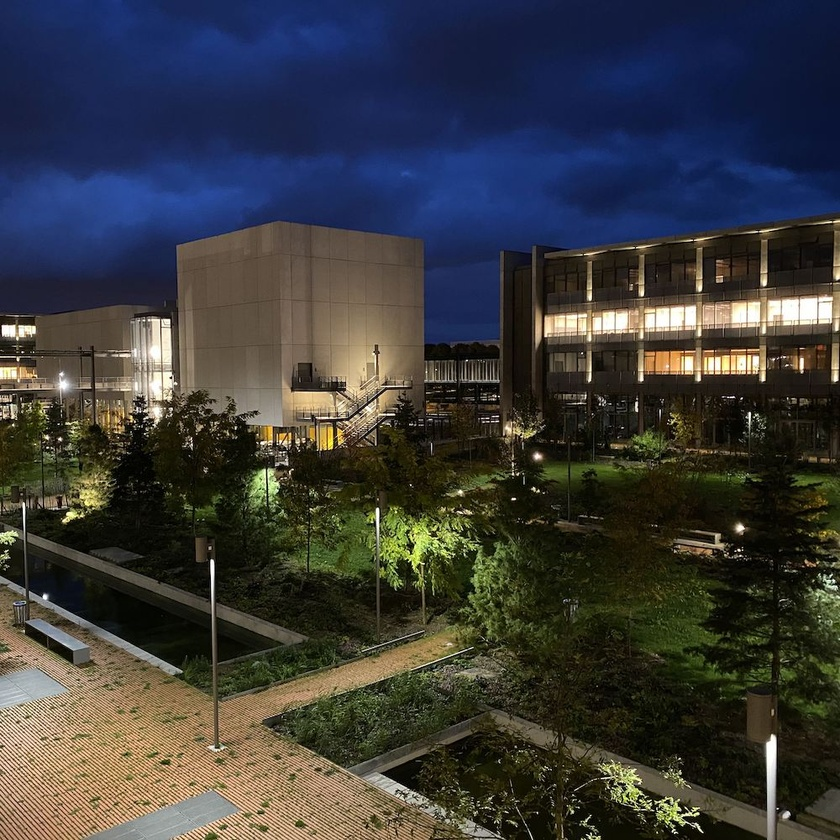
#> input picture submissions/jardin.jpg, 840 x 840 px, shrunk from 1000 x 1000 before the run
$ jupyter execute Chap2_Algebre.ipynb
#> lines starting #> are read from the running program, lines starting #| are printed output that depends on the picture
# Algèbre

## Prérequis et notations

### Notations

On note en minuscule souligné les vecteurs, en calligraphié les
opérateurs linéaires. On note en gras les grandeurs exprimées dans une
base : en majuscule les matrices, en minuscule les vecteurs.
${\mathbf{A}}$ est la matrice de coefficients $(a_{ij})$.
${\mathbf{A}}$ est la représentation de $\mathcal{A}$ dans
une base (sauf précision contraire, la base canonique) tout comme
${\mathbf{v}}$ est la représentation du vecteur
${\underline{v}}$, ses composantes sont les $(v_i)$. On
passera implicitement d'une famille de vecteurs colonnes
$({\mathbf{a}}_i)$ à une matrice :
${\mathbf{A}}=[{\mathbf{a}}_1,\ldots{\mathbf{a}}_n]$.

Par défaut l'espace vectoriel ${\mathbb{E}}$ sur le corps
$\mathbb{K}$ (en pratique ce sera ${\mathbb{R}}$ ou ${\mathbb{C}}$)
est de dimension $n$, les matrices sont de dimension $m\times n$ ($m$
lignes, $n$ colonnes). Les bornes des indices sont omises quand il n'y a
pas de risque de confusion. Les vecteurs $({\mathbf{e}}_i)$
forment la base orthonormale canonique ($e_{ij}=\delta_{ij}$ symbole de
Kronecker).

En général, les propriétés sont énoncées dans ${\mathbb{C}}$
et il est précisé si elles restent valables dans
${\mathbb{R}}$.

Certains des rappels présentés ici seront mis en oeuvre sur la base de quelques exemples.

### Rappels d'algèbre linéaire

Les notions suivantes sont supposées connues (rien de bien compliqué !) :

-   espace vectoriel ${\mathbb{E}}$

-   sous-espaces vectoriels, sommes directes, sous-espaces
    supplémentaires,

-   famille libre, liée, génératrice, base, sous-espace engendré
    (${\operatorname{vect}}$).

-   dimension finie, théorème de la base incomplète *(En algèbre linéaire, le théorème de la base incomplète affirme que, dans un espace vectoriel ${\mathbb{E}}$, toute famille libre de vecteurs peut être complétée en une famille libre et génératrice de ${\mathbb{E}}$ (c'est-à-dire une base de ${\mathbb{E}}$) ; et que de toute famille génératrice de E, on peut extraire une sous-famille libre et génératrice. En particulier, ce théorème affirme que tout espace vectoriel E admet une base).*

-   application linéaire, image, rang, noyau, endo/iso/automorphisme,

-   théorème du rang $\mathcal{A}:{\mathbb{E}}\to\mathbb{F}$,
    $\operatorname{rg}(\mathcal{A})+\dim(\operatorname{ker}(\mathcal{A}))=\dim({\mathbb{E}})$

-   matrice, opérations de base, décomposition en blocs.

> Une matrice ${\mathbf{A}}$ est la représentation d'une
> application linéaire $\mathcal{A}$ dans des bases des espaces de
> départ et d'arrivée données. Le produit
> ${\mathbf{A}}{\mathbf{v}}$ est la
> représentation du vecteur
> $\mathcal{A}({\underline{v}})$ dans la base d'arrivée.
> D'un point de vue pratique, il est utile d'interpréter ce produit
> comme une combinaison linéaire des colonnes de
> ${\mathbf{A}}$ :
> ${\mathbf{w}}={\mathbf{A}}{\mathbf{v}} = \sum_j {\mathbf{a}}_{j}v_j$.
> De même le produit
> ${\mathbf{C}}={\mathbf{A}}{\mathbf{B}}$
> de deux matrices est la représentation de la composition de deux
> applications linéaires, d'un point de vue pratique chaque colonne
> de ${\mathbf{C}}$ est la combinaison de colonnes de
> ${\mathbf{A}}$ de coefficients donnés par une colonne
> de ${\mathbf{B}}$ :
> ${\mathbf{c}}_j=\sum_k {\mathbf{a}}_k b_{kj}$,
> chaque ligne de ${\mathbf{C}}$ est la combinaison de
> lignes de ${\mathbf{B}}$ de coefficients donnés par une
> ligne de ${\mathbf{A}}$. Ce genre d'interprétation
> permet de comprendre rapidement l'effet de multiplications de
> matrices particulières à gauche ou à droite.

-   matrice identité ${\mathbf{I}}$, inverse de matrice,
    déterminant, trace,

-   changement de base.

> Une application linéaire
> $\mathcal{A}:{\mathbb{E}}\to {\mathbb{E}}$
> est représentée par une matrice ${\mathbf{A}}$ dans une
> base $({\underline{e}}_i)$ et par une matrice
> ${\mathbf{B}}$ dans une base
> $({\underline{f}}_i)$. Les matrices
> ${\mathbf{A}}$ et ${\mathbf{B}}$ sont dites
> *semblables*. Si ${\mathbf{P}}$ est la *matrice de
> passage* de la base $({\underline{e}}_i)$ dans la base
> $({\underline{f}}_i)$ (la $j$-ème colonne de
> ${\mathbf{P}}$ est le vecteur
> ${\underline{f}}_j$ décomposé dans la base
> $({\underline{e}}_i)$ :
> ${\underline{f}}_j=\sum_i p_{ij}{\underline{e}}_i$),
> on a :
> $${\mathbf{B}}={\mathbf{P}}^{-1}{\mathbf{A}}{\mathbf{P}}$$

-   matrice diagonale, triangulaire, groupe (pour la multiplication) des
    matrices triangulaires inversibles,

-   norme, topologie des espaces de dimension finie,

> Une norme est une forme de ${\mathbb{E}}$ dans
> ${\mathbb{R}}$ qui vérifie les propriétés suivantes.
> $$\begin{aligned}
>         \forall {\underline{v}}\in{\mathbb{E}},\ \|{\underline{v}}\|\geqslant 0 & \qquad\text{forme positive}\\
>         \forall ({\underline{v}},\alpha)\in{\mathbb{E}}\times\mathbb{R},\ \|\alpha{\underline{v}}\|=|\alpha|\|{\underline{v}}\|&\qquad\text{forme homogène}\\
>         \|{\underline{v}}\| = 0 \Leftrightarrow {\underline{v}}=0 &\qquad\text{forme définie}\\
>         \forall ({\underline{u}},{\underline{v}})\in{\mathbb{E}}^2,\ \|{\underline{u}}+{\underline{v}}\| \leqslant \|{\underline{u}}\|+\|{\underline{v}}\|   &\qquad\text{inégalité triangulaire (de Minkovski)}
>         \end{aligned}$$ Deux normes $\|.\|_1$ et $\|.\|_2$ sont
> équivalentes s'il existe deux réels $\alpha_1$ et $\alpha_2$ tels
> que
> $\forall {\underline{v}}\in{\mathbb{E}},\ \alpha_1\|{\underline{v}}\|_1\leqslant\|{\underline{v}}\|_2\leqslant\alpha_2\|{\underline{v}}\|_1$.
> Deux normes équivalentes définissent la même topologie.
>
> En dimension finie toutes les normes sont équivalentes, toutes les
> applications linéaires sont continues. Il n'y a qu'une seule
> notion de convergence (forte / faible).

-   produit scalaire hermitien (euclidien), orthogonalité,
    transposition, adjoint,

> Un produit scalaire hermitien (euclidien) est une *forme
> sesquilinéaire* (*forme bilinéaire*) de
> ${\mathbb{E}}\times{\mathbb{E}}$ dans
> ${\mathbb{C}}$ (dans ${\mathbb{R}}$) qui
> vérifie : $$\begin{aligned}
>         \forall ({\underline{u}},{\underline{u}}',{\underline{v}})\in{\mathbb{E}}^3,\ \lambda\in{\mathbb{C}},\ \langle{\underline{u}}+\lambda{\underline{u}}',{\underline{v}}\rangle = \langle{\underline{u}},{\underline{v}}\rangle+\lambda\langle{\underline{u}}',{\underline{v}}\rangle &\qquad \text{forme linéaire à gauche}\\
>         \forall ({\underline{u}},{\underline{v}},{\underline{v}}')\in{\mathbb{E}}^3,\ \lambda\in{\mathbb{C}},\ \langle{\underline{u}},{\underline{v}}+\lambda{\underline{v}}'\rangle = \langle{\underline{u}},{\underline{v}}\rangle+\bar{\lambda}\langle{\underline{u}},{\underline{v}}'\rangle &\qquad \text{forme antilinéaire à droite}\\
>         \forall ({\underline{u}},{\underline{v}})\in{\mathbb{E}}^2,\ \langle{\underline{u}},{\underline{v}}\rangle = \overline{\langle{\underline{v}},{\underline{u}}\rangle} &\qquad \text{forme symétrique}\\
>         \forall {\underline{u}}\in{\mathbb{E}},\ \langle{\underline{u}},{\underline{u}}\rangle \geqslant 0 & \qquad \text{forme positive}\\
>         \langle{\underline{u}},{\underline{u}}\rangle = 0 \Leftrightarrow {\underline{u}}=0& \qquad \text{forme définie}
>         \end{aligned}$$ L'opération matricielle associée est la
> transposition-conjugaison
> $\langle{\underline{u}},{\underline{v}}\rangle ={\mathbf{u}}^H{\mathbf{v}}=\bar{{\mathbf{u}}}^T{\mathbf{v}}$.
>
> Chaque coefficient de
> ${\mathbf{C}}={\mathbf{A}}^H{\mathbf{B}}$
> s'interprète comme un produit scalaire de colonnes des deux
> matrices :
> $c_{ij}={\mathbf{a}}_i^H{\mathbf{b}}_j$.

-   analyse spectrale

> Les valeurs propres sont les racines du polynôme caractéristique
> $\det({\mathbf{A}}-\lambda{\mathbf{I}})$. À
> chaque valeur propre on peut associer au moins un vecteur propre à
> droite solution de
> $({\mathbf{A}}-\lambda{\mathbf{I}}){\mathbf{v}}=0$
> et un vecteur propre à gauche solution de
> ${\mathbf{v}}^H({\mathbf{A}}-\lambda{\mathbf{I}})=0$.
> Puisque ${\mathbb{C}}$ est algébriquement clos chaque
> matrice a au moins une valeur propre (dans
> ${\mathbb{C}}$).
>
>Le spectre est l'ensemble des valeurs propres
>${\operatorname{sp}}({\mathbf{A}})=\{\lambda_i\}\subset {\mathbb{C}}$,
>le rayon spectral est
>$\rho({\mathbf{A}})= \max(|\lambda_i|)$. Les matrices
>triangulaires ont pour valeurs propres leurs coefficients diagonaux.
>Polynômes annulateurs caractéristique et minimal, lien entre trace,
>déterminant et valeurs propres.

**Définition 2.1** (Matrice symétrique, hermitienne, normale, unitaire,
orthogonale.). Une matrice ${\mathbf{A}}$ est :

-   hermitienne si ${\mathbf{A}}^H={\mathbf{A}}$ ;

-   anti-hermitienne si
    ${\mathbf{A}}^H=-{\mathbf{A}}$ ;

-   unitaire si
    ${\mathbf{A}}{\mathbf{A}}^H={\mathbf{A}}^H{\mathbf{A}}={\mathbf{I}}$
    ;

-   normale si
    ${\mathbf{A}}{\mathbf{A}}^H={\mathbf{A}}^H{\mathbf{A}}$

-   symétrique si ${\mathbf{A}}$ est réelle et
    ${\mathbf{A}}={\mathbf{A}}^T$ ;

-   orthogonale si ${\mathbf{A}}$ est réelle et
    ${\mathbf{A}}{\mathbf{A}}^T={\mathbf{A}}^T{\mathbf{A}}={\mathbf{I}}$ ;

**Proposition 2.1**. *Une matrice se décompose de manière unique en
parties hermitienne et anti-hermitienne
:$$\displaystyle{\mathbf{A}}=\frac{{\mathbf{A}}+{\mathbf{A}}^H}{2}+\frac{{\mathbf{A}}-{\mathbf{A}}^H}{2}$$*

On propose de programmer quelques fonctions qui permettent de :
- déterminer le rayon spectral d'une matrice,
- vérifier que la trace d'une matrice est égale à la somme de ses valeurs propres et que son déterminant est le produit de ses valeurs propres, on comparera avec le calcul de la trace et du déterminant par numpy,
- tester les propriétés d'une matrice : symétrique, antisymétrique, orthogonale,

On donne ci-dessous des matrices pour tester ces fonctions.

[cell 1]
import numpy as np
from numpy import linalg as la
n=10
# A est une matrice symétrique, définie et positive
A = np.random.random((n, n))
A=A*A.transpose()+n*np.identity(n)
# B est une matrice orthogonale
H = np.random.random((n, n))
u, s, vh = np.linalg.svd(H, full_matrices=False)
B = u.dot(vh)
# C est définie comme B A BT (C et A sont la même matrice dans 2 bases différentes)
C = B.dot(A.dot(np.transpose(B)))
# D est une matrice quelconque
D = np.random.random((n, n))

**Définition 2.2**. À une matrice carrée ${\mathbf{A}}$ on
peut associer une forme quadratique :
${\mathbf{v}}\mapsto {\mathbf{v}}^H{\mathbf{A}}{\mathbf{v}}$.

**Proposition 2.2**. *Une matrice hermitienne définit une forme
quadratique réelle.*

*Une matrice anti-hermitienne définit une forme quadratique purement
imaginaire.*

*Une matrice antisymétrique définit une forme quadratique nulle sur
${\mathbb{R}}$*

*Preuve* Soit ${\mathbf{v}}\in{\mathbb{E}}$, et
${\mathbf{A}}$ une matrice carrée
${\mathbf{v}}^H{\mathbf{A}}{\mathbf{v}}=\left({\mathbf{A}}^H{\mathbf{v}}\right)^H{\mathbf{v}}=\overline{{\mathbf{v}}^H{\mathbf{A}}^H{\mathbf{v}}}$

Si ${\mathbf{A}}$ est hermitienne alors
${\mathbf{v}}^H{\mathbf{A}}{\mathbf{v}}=\overline{{\mathbf{v}}^H{\mathbf{A}}{\mathbf{v}}}$
donc la forme est réelle

Si ${\mathbf{A}}$ est anti-hermitienne alors
${\mathbf{v}}^H{\mathbf{A}}{\mathbf{v}}=-\overline{{\mathbf{v}}^H{\mathbf{A}}{\mathbf{v}}}$
donc la forme est purement imaginaire

Si ${\mathbf{A}}$ est anti-symétrique alors
${\mathbf{v}}^T{\mathbf{A}}{\mathbf{v}}=-{{\mathbf{v}}^T{\mathbf{A}}{\mathbf{v}}}$
donc la forme est nulle. ◻

**Définition 2.3** (Matrice positive, matrice définie, ordre partiel de
Löwner). Soit une matrice carrée $\mathbf{A}$.

Elle est positive si et seulement si la forme quadratique qui lui est
associée est réelle positive
$\forall{\mathbf{v}}\in{\mathbb{E}},\ {\mathbf{v}}^H{\mathbf{A}}{\mathbf{v}}\geqslant 0$.

Elle est définie si et seulement si
${\mathbf{v}}^H{\mathbf{A}}{\mathbf{v}} = 0\Leftrightarrow {\mathbf{v}} = 0$.

On peut munir l'ensemble des matrices hermitiennes d'un ordre partiel
(de Löwner) :
${\mathbf{A}}\leqslant{\mathbf{B}}\Leftrightarrow \forall {\mathbf{x}}\in{\mathbb{E}}, {\mathbf{x}}^H{\mathbf{A}}{\mathbf{x}}\leqslant{\mathbf{x}}^H{\mathbf{B}}{\mathbf{x}}$.
La positivité d'une matrice au sens de Löwner correspond à la positivité
de la forme quadratique.

*Remarque 2.2*. Il existe une autre notion d'ordre partiel pour les
matrices réelles (pas nécessairement symétriques) :
${\mathbf{A}}\geqslant{\mathbf{B}} \Leftrightarrow \forall (i,j),\  a_{ij}\geqslant b_{ij}$.
Une matrice positive est alors une matrice dont tous les coefficients
sont positifs.

**Définition 2.4** (Matrice à diagonale dominante.). Une matrice
${\mathbf{A}}$ est à diagonale dominante si
$\forall i,\ |a_{ii}|\geqslant\sum_{j\neq i}|a_{ij}|$.

Proposer deux tests pour vérifier qu'une matrice est positive, définie, définie et positive. On commencera par générer des matrices qui vérifient (ou pas) les différentes propriétés !

## Réduction des matrices

### Résultats généraux de matrices équivalentes

La *réduction* consiste à écrire une application dans la base qui rend
la matrice associée la plus simple possible.

**Théorème 2.1**. *Principaux résultats de réduction :*

-   *Étant donné une matrice *carré* $\mathbf{A}$, il existe une matrice
    *unitaire* $\mathbf{U}$ telle que la matrice
    ${\mathbf{T}}={\mathbf{U}}^{-1}{\mathbf{A}}{\mathbf{U}}$
    soit *triangulaire* (théorème de trigonalisation de Schur).*

-   *Étant donné une matrice *normale* $\mathbf{A}$, il existe une
    matrice *unitaire* $\mathbf{U}$ telle que la matrice
    ${\mathbf{D}}={\mathbf{U}}^{-1}{\mathbf{A}}{\mathbf{U}}$
    soit *diagonale*.*

-   *Étant donné une matrice *hermitienne* (respectivement *symétrique*)
    $\mathbf{A}$, il existe une matrice *unitaire* (respectivement
    *orthogonale*) $\mathbf{U}$ telle que la matrice
    ${\mathbf{D}}={\mathbf{U}}^{-1}{\mathbf{A}}{\mathbf{U}}$
    soit *diagonale réelle*.*

**Proposition 2.3**.

-   *Les éléments diagonaux de $\mathbf{T}$ ou $\mathbf{D}$ sont les
    valeurs propres de ${\mathbf{A}}$.*

-   *Les valeurs propres d'une matrice unitaire ou orthogonale sont des
    nombres complexes de module $1$.*

*Remarque 2.3*. Pour mémoire, la matrice semblable la plus simple pour
une matrice quelconque s'écrit sous la forme de Jordan (bloc-diagonale
avec des $1$ sur la première surdiagonale).

### Décomposition en valeurs singulières

Un problème plus général consiste à trouver l'expression d'une *matrice
équivalente* particulièrement simple. Dans ce cas là l'application n'est
plus nécessairement un endomorphisme,
$\mathcal{A}:{\mathbb{E}}\to \mathbb{F}$, les matrices
associées peuvent être rectangulaires et on introduit des changements de
base dans ${\mathbb{E}}$ et $\mathbb{F}$. On a donc
$\mathbf{Q}$ isomorphisme de $\mathbb{F}$, $\mathbf{P}$ isomorphisme de
${\mathbb{E}}$ et
$${\mathbf{B}}={\mathbf{Q}}{\mathbf{A}}{\mathbf{P}}$$

**Théorème 2.2**. *Décomposition en valeurs singulières (SVD) : si
$\mathbf{A}$ est une matrice complexe $m\times n$ (respectivement
réelle), il existe deux matrices unitaires (respectivement orthogonales)
$\mathbf{U}$ ($n\times n$) et $\mathbf{V}$ ($m\times m$) telles que
$${\mathbf{U}}^H {\mathbf{A}} {\mathbf{V}} = {\mathbf{\Sigma}} \qquad \qquad  {\mathbf{\Sigma}}= \begin{pmatrix}
    \sigma_1 & 0 & \cdots & 0   \\
    0 & \ddots & \ddots & \vdots \\
    \vdots & \ddots & \ddots & 0 \\
    \vdots & & \ddots &  \sigma_m\\
    \vdots &  &  &  0 \\
    0 & \cdots & \cdots & 0
    \end{pmatrix}\qquad   \text{matrice ``diagonale'' } m\times n$$ où
l'on a choisi de représenter le cas $n>m$. Les $\sigma_i$ sont appelées
valeurs singulières de ${\mathbf{A}}$, ce sont les racines
carrées des valeurs propres de la matrice
${\mathbf{A}}^H{\mathbf{A}}$, elles sont
nécessairement *réelles, positives ou nulles* ; on peut choisir de les
disposer dans n'importe quel ordre, pour un ordre donné la décomposition
est unique. Par la suite on choisit l'ordre décroissant et alors
$\sigma_1=\sqrt{\rho({\mathbf{A}}^H{\mathbf{A}})}$.*

*Remarque 2.4*. Le résultat s'écrit aussi :
$${\mathbf{A}}  = {\mathbf{U}}{\mathbf{\Sigma}}{\mathbf{V}}^H = \sum_i \sigma_i {\mathbf{u}}_i {\mathbf{v}}_i^H$$
ce qui décompose la matrice en la somme de
$\operatorname{rg}({\mathbf{A}})$ contributions de rang $1$.

*Remarque 2.5*. Quitte à se répéter, la SVD d'une matrice réelle ne fait intervenir que des matrices réelles.

Nous allons coder la SVD dans le cas d'une matrice carrée réelle. On écrit donc ${\mathbf{A}}  = {\mathbf{U}}{\mathbf{\Sigma}}{\mathbf{V}}^T$
Le calcul de la SVD consiste à trouver les valeurs propres et les vecteurs propres de $\mathbf{A}\mathbf{A}^T$ et $\mathbf{A}^T\mathbf{A}$. Les vecteurs propres de $\mathbf{A}^T\mathbf{A}$ constituent les colonnes de $\mathbf{V}$, les vecteurs propres de $\mathbf{A}\mathbf{A}^T$ constituent les colonnes de $\mathbf{U}$. Et comme indiqué, les valeurs singulières de $\mathbf{\Sigma}$ sont des racines carrées des valeurs propres de $\mathbf{A}\mathbf{A}^T$ ou $\mathbf{A}^T\mathbf{A}$.
Les valeurs singulières sont les entrées diagonales de la matrice $\mathbf{\Sigma}$ et sont classées par ordre décroissant. Comme ici la matrice $\mathbf{A}$ est une matrice réelle, alors $\mathbf{U}$ et $\mathbf{V}$ sont également réels. Enfin, il ne faut pas oublier qu'on doit avoir : $\mathbf{A}\mathbf{V} = \mathbf{U}\mathbf{\Sigma}$

**Proposition 2.4**. *Si
$\sigma_1\geqslant \cdots\geqslant \sigma_r > \sigma_{r+1}=\cdots=\sigma_n=0$
on a : $$\begin{aligned}
    {\operatorname{rg}({\mathbf{{\mathbf{A}}}})}&={\operatorname{rg}({\mathbf{{\mathbf{A}}^H}})}=r & \dim({\operatorname{Ker}({\mathbf{{\mathbf{A}}}})})&=m-r,\ \dim({\operatorname{Ker}({\mathbf{{\mathbf{A}}^H}})})=n-r\\
    {\operatorname{Ker}({\mathbf{{\mathbf{A}}}})}&={\operatorname{vect}}({\mathbf{v}}_{r+1},\cdots,{\mathbf{v}}_{m})&{\operatorname{Ker}({\mathbf{{\mathbf{A}}^H}})}&={\operatorname{vect}}({\mathbf{u}}_{r+1},\cdots,{\mathbf{u}}_{n})\\
    {\operatorname{Im}({\mathbf{{\mathbf{A}}}})}&={\operatorname{vect}}({\mathbf{u}}_{1},\cdots,{\mathbf{u}}_{r})&{\operatorname{Im}({\mathbf{{\mathbf{A}}^H}})}&={\operatorname{vect}}({\mathbf{v}}_{1},\cdots,{\mathbf{v}}_{r})
    \end{aligned}$$*

La SVD est donc une transformation qui apporte énormément d'information,
elle est peut être obtenue par des algorithmes numériquement très
stables mais très coûteux.

Une valeur singulière très faible (ou nulle) indique que la matrice
n'est pas inversible en pratique (matrice de rang numérique déficient).
Le résultat suivant connecte la SVD à la distance d'une matrice aux
matrices de rang déficient (la norme $2$ des matrices est étudiée plus tard).

**Proposition 2.5**.
*$$\min_{{\operatorname{rg}({\mathbf{B}})}=k}\|{\mathbf{A}}-{\mathbf{B}}\|_2 = \|{\mathbf{A}}-{\mathbf{A}}_k\|_2 = \sigma_{k+1}\quad\text{ où } {\mathbf{A}}_k=\sum_{i=1}^k\sigma_i{\mathbf{u}}_i {\mathbf{v}}_i^H$$*

Cette équation montre que la distance d'une matrice aux matrices de rang
$k$ est caractérisée par la $(k+1)$-ème valeur singulière : en
particulier, il suffit d'une perturbation de l'ordre de $\sigma_n>0$
pour rendre une matrice non-inversible. On voit aussi que
${\mathbf{A}}_k$ est le meilleur représentant de
${\mathbf{A}}$ de rang $k$ (au sens de la norme euclidienne),
cette propriété est à la base des techniques de compression de données
et de réduction de modèle.

Sur la base de la norme $2$, nous allons évaluer la représentativité des ${\mathbf{A}}$ de rang $k$.
Dans un premier temps, on trace les valeurs singulières obtenues par la SVD.
Dans un second temps, on trace la norme $2$ de $({\mathbf{A}}$-${\mathbf{A}}_k)$.

On propose de réaliser ensuite la même analyse, mais en utilisant une matrice qui représente une image en niveaux de gris (chaque pixel de l'image est stockée dans une matrice de la taille de l'image, avec une valeur codée sur 256 niveaux de gris). Reconstruire l'image pour $(1, 5, 10, 15, 20, 50, 100, 200)$ valeurs singulières.
Tracer les valeurs singulières ainsi que la norme $2$ de la différence entre l'image d'origine et l'image reconstruite.

[cell 2]
import math
import numpy as np
from numpy import linalg as la
import matplotlib.pyplot as plt

from skimage import color
from skimage import io

# Chargement de l'image et conversion en niveaux de gris
jardin = io.imread('jardin.jpg', as_gray=True)
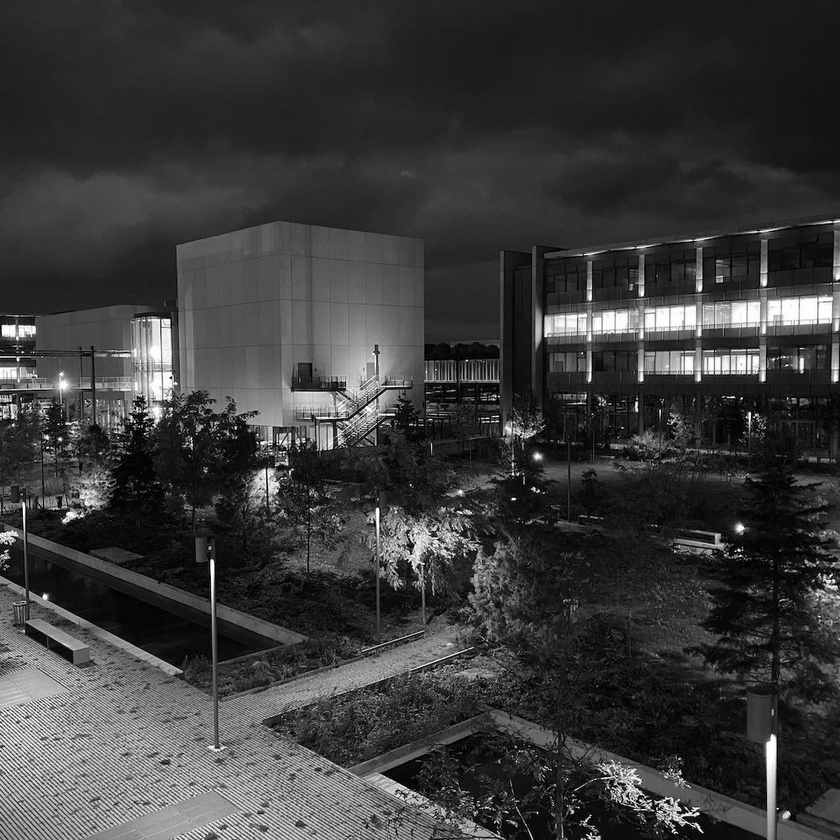
#> jardin: shape (840, 840) float64; min 0, max 1, mean 0.233
jardarray = np.asarray(jardin)
# Affichage
plt.figure(figsize=(12, 6))
plt.imshow(jardin, cmap='gray'),
plt.title('Image originale')
frame1 = plt.gca()
frame1.axes.get_xaxis().set_ticks([])
frame1.axes.get_yaxis().set_ticks([])
plt.show()

On souhaite évaluer la capacité de la SVD à représenter une fonction de 2 variables : on s'intéresse pour cela à la fonction "bird" et à la fonction "schwefel"

[cell 3]
import math
import numpy as np
import matplotlib as mpl
import matplotlib.pyplot as plt

fig=plt.figure()
ax=fig.add_subplot(111,projection='3d')

# La fonction bird
def bird(x,y):
 return np.sin(x)*(np.exp(1-np.cos(y))**2)+np.cos(y)*(np.exp(1-np.sin(x))**2)+(x-y)**2

x= np.linspace(-2*math.pi,2*math.pi,100)
y= np.linspace(-2*math.pi,2*math.pi,100)
X,Y= np.meshgrid(x,y)
Z= bird(X,Y)
ax.set_xlabel('X')
ax.set_ylabel('Y')
ax.set_zlabel('Z')
ax.plot_surface(X,Y,Z,cmap='coolwarm')
plt.show()
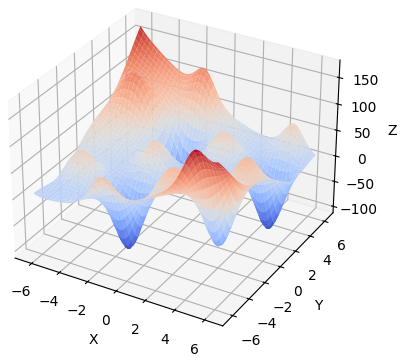
#> figure drawn by matplotlib, 1 panel

[cell 4]
import math
import numpy as np
import matplotlib as mpl
import matplotlib.pyplot as plt

fig=plt.figure()
ax=fig.add_subplot(111,projection='3d')

# La fonction schwefel
def schwefel(x,y):
    return 418.9829*2 - x * np.sin(np.sqrt(abs( x )))-y*np.sin(np.sqrt(abs(y)))

x=np.linspace(-500,500)
y=np.linspace(-500,500)

X,Y=np.meshgrid(x,y)
Z=schwefel(X,Y)

ax.set_xlabel('X')
ax.set_ylabel('Y')
ax.set_zlabel('Z')
ax.plot_surface(X,Y,Z,cmap='jet')
plt.show()
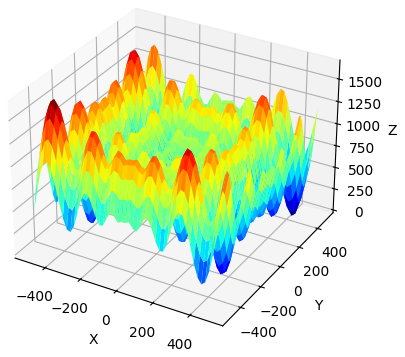
#> figure drawn by matplotlib, 1 panel
